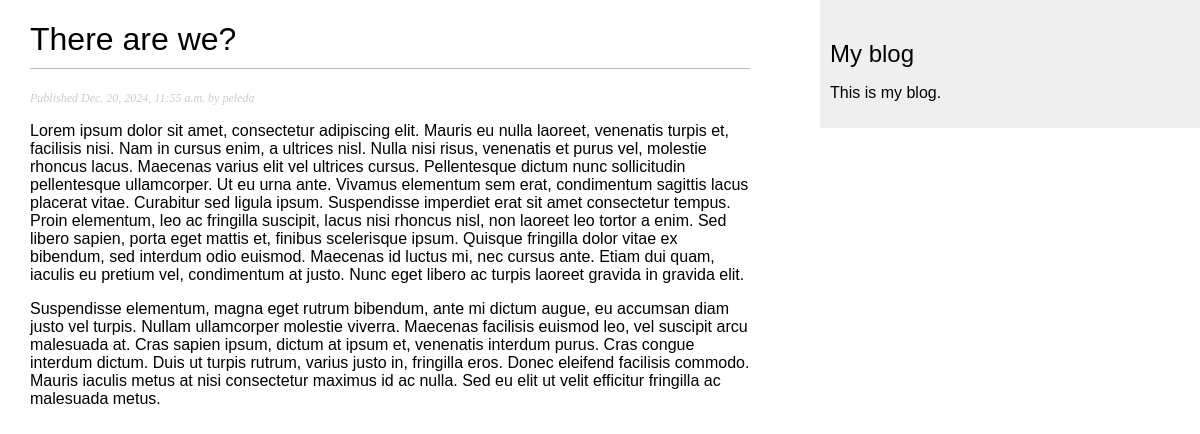
/blog/2024/12/20/there-are-we/, run on the app's committed database.
### blog/models.py (models this page shows, shortened)
class Post(models.Model):
    class Status(models.TextChoices):
        DRAFT = "DF", "Draft"
        PUBLISHED = "PB", "Published"
    title = models.CharField(max_length=250)
    slug = models.SlugField(max_length=250, unique_for_date="publish")
    author = models.ForeignKey(
        settings.AUTH_USER_MODEL, on_delete=models.CASCADE, related_name="blog_posts"
    )
    body = models.TextField()
    publish = models.DateTimeField(default=timezone.now)
    created = models.DateTimeField(auto_now_add=True)
    updated = models.DateTimeField(auto_now=True)
    status = models.CharField(max_length=2, choices=Status, default=Status.DRAFT)
    objects = models.Manager()
    published = PublishedManager()
    class Meta:
        ordering = ["-publish"]
        indexes = [
            models.Index(fields=["-publish"]),
        ]

### blog/views.py (the view)
def post_detail(request, year, month, day, post):
    post = get_object_or_404(
        Post,
        status=Post.Status.PUBLISHED,
        slug=post,
        publish__year=year,
        publish__month=month,
        publish__day=day)
    return render(
        request,
        'blog/post/detail.html',
        {'post': post}
    )

### blog/templates/blog/post/detail.html (shortened to what this page needs)
{% extends 'blog/base.html' %}
{% block content %}
    <h1>{{ post.title }}</h1>
    <p class='date'>
        Published {{ post.publish }} by {{ post.author }}
    </p>
    {{ post.body|linebreaks }}
{% endblock %}

### blog/static/css/blog.css (style rules this page uses)
body { margin:0; padding:0; font-family:helvetica, sans-serif; }
h1 { font-weight:normal; border-bottom:1px solid #bbb; padding:0 0 10px 0; }
p.date { color:#ccc; font-family: georgia, serif; font-size: 12px; font-style: italic; }

### data on the page
Post: title "There are we?", publish "Dec. 20, 2024, 11:55 a.m.", author "peleda", body "Lorem ipsum dolor sit amet, consectetur adipiscing elit. Mauris eu nulla laoreet, venenatis turpis et, facilisis nisi. Nam in cursus enim, a ultrices nisl. Nulla nisi risus, venenatis et purus vel, molestie rhoncus lacus. Maecenas varius elit vel ultrices cursus. Pellentesque dictum nunc sollicitudin pellentesque ullamcorper. Ut eu urna ante. Vivamus elementum sem erat, condimentum sagittis lacus placerat vitae. Curabitur sed ligula ipsum. Suspendisse imperdiet erat sit amet consectetur tempus. Proin elementum, leo ac fringilla suscipit, lacus nisi rhoncus nisl, non laoreet leo tortor a enim. Sed libero sapien, porta eget mattis et, finibus scelerisque ipsum. Quisque fringilla dolor vitae…"
